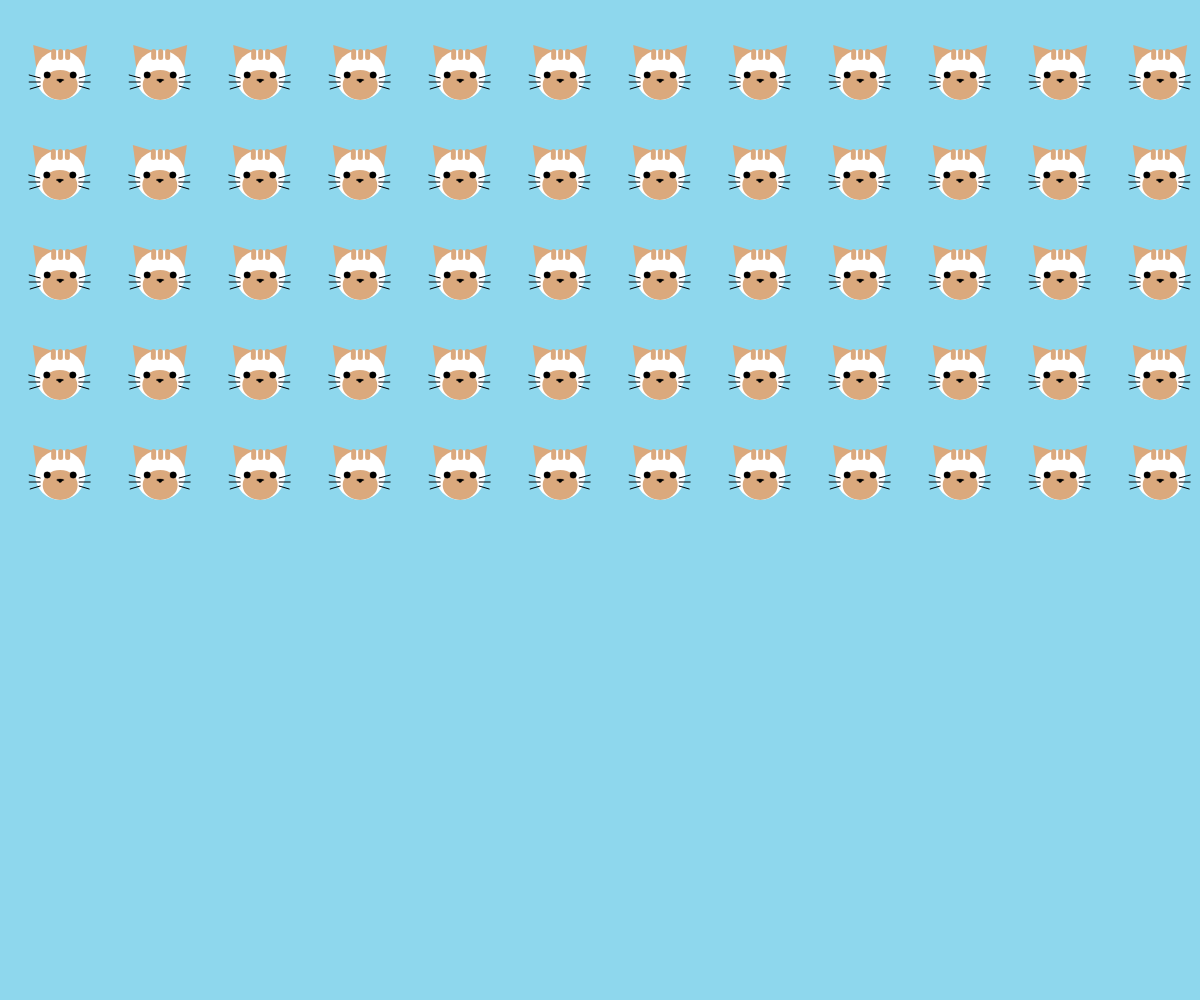
Frame 1 (no input)
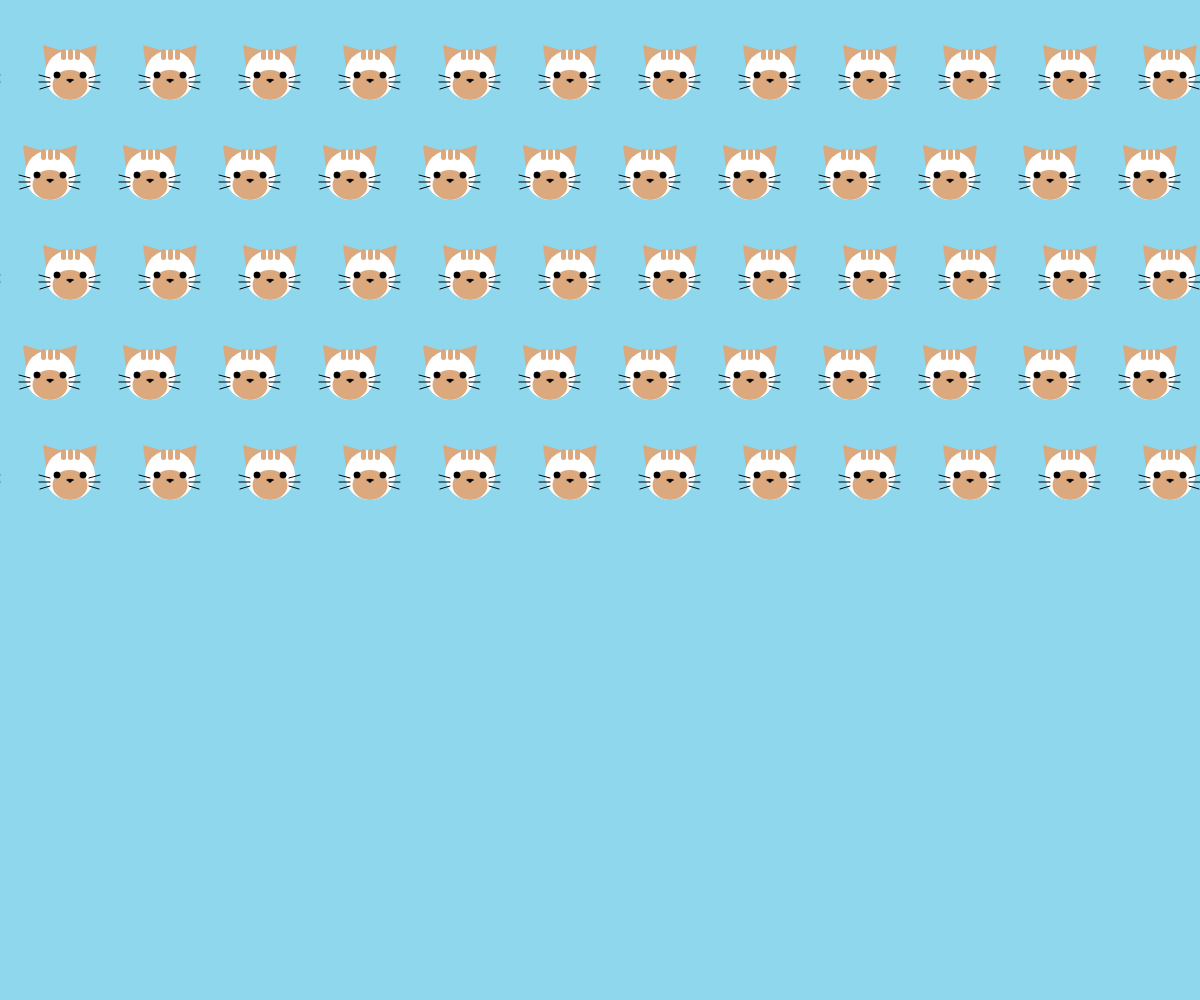
Frame 60 (no input)
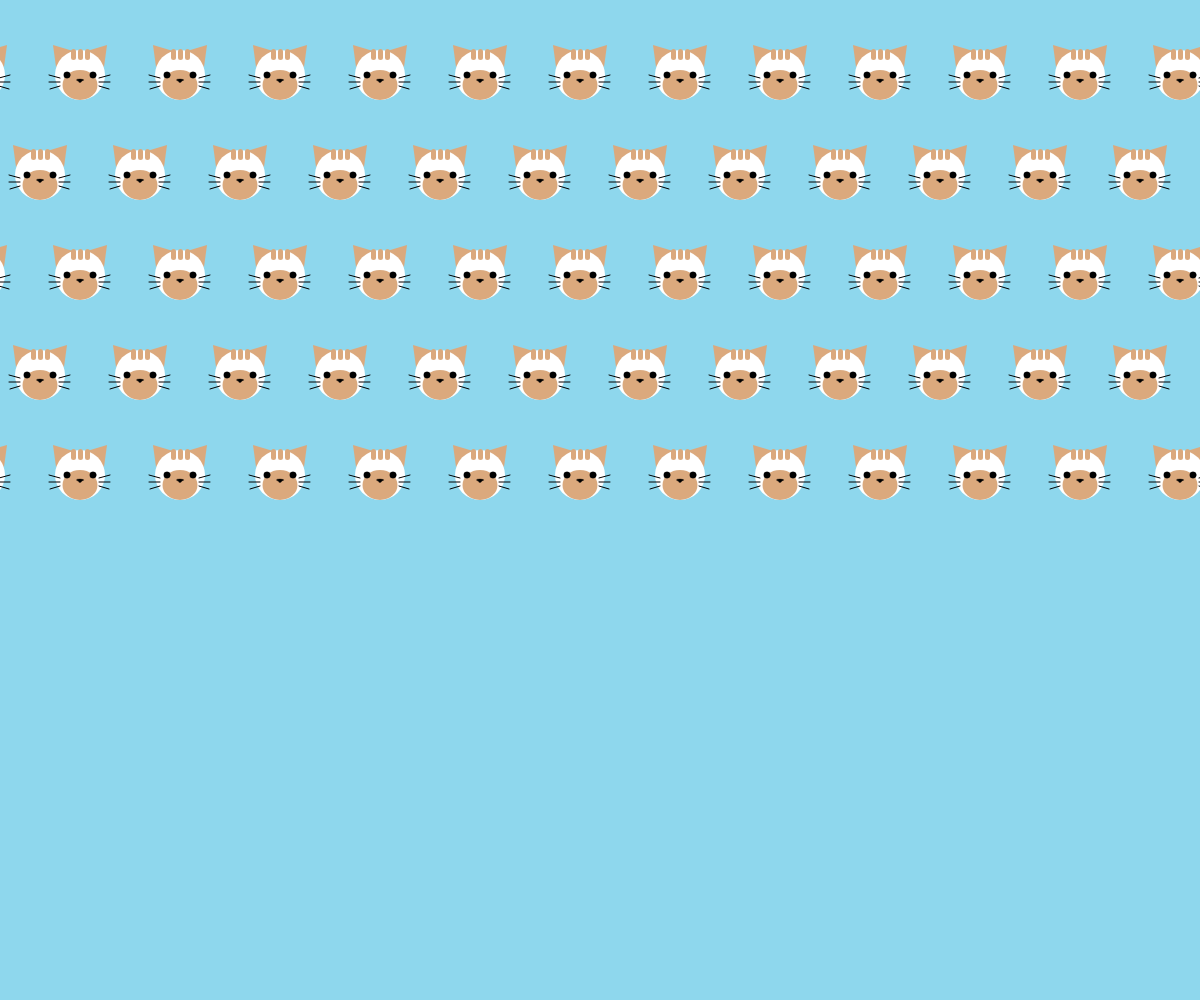
Frame 120 (the mouse pressed at the canvas centre since frame 60)

The p5.js sketch that drew these frames (run headless with seeded random() and noise() and a simulated clock; from frame 60 on, the mouse is pressed at the canvas centre):

// p5.js sketch
// ── sketch.js
// Exercise 6: Sol Tu
// This composition displays a pattern of identical cats, which were made with two custom functions: tabby(), which creates the cats themselves; and grid(), which aligns the cats into rows and animates them. Using the grid parameters, the user can adjust the number of stripes the cat has (min. 0 & max. 4), the colour of its stripes, spots, and ears (ginger or gray), the colour of its eyes (black, green, blue, yellow), and the number of spots it has on its face (min. 0 & max. 3).

let timer = 100;
let eyeColours = ["#000000", "#209413", "#1eb1eb", "#fff200"];
let secondaryColours = ["#dba97d", "#bdb8b5"];

function setup() {
  createCanvas(windowWidth, windowHeight);
}

function windowResized() {
  resizeCanvas(windowWidth, windowHeight);
}

function draw() {
  background("#8ed7ed");
  grid(3, 0, 0, 1); // STRIPES (0-3), STRIPE COLOURS (i0-1), EYE COLOURS (i0-3), # OF SPOTS (0-3)
  
  if (millis()/100 > timer) {
    redraw();
    millis() == 0;
  }
}

function grid(gStr, gStrI, gEI, gSpo) {
  translate(-40, -25);
  
  push();
  translate((-2000 + millis()/100)%width, 0);
  for (let e = 0; e < 100; e ++){
    tabby(gStr, gStrI, gEI, gSpo);
    translate(100, 0);
  }
  pop();
  
  translate(0, 100);
  push();
  translate((0 - millis()/100)%width, 0);
  for (let e = 0; e < 100; e ++){
    tabby(gStr, gStrI, gEI, gSpo);
    translate(100, 0);
  }
  pop();
  
  translate(0, 100);
  push();
  translate((-2000 + millis()/100)%width, 0);
  for (let e = 0; e < 100; e ++){
    tabby(gStr, gStrI, gEI, gSpo);
    translate(100, 0);
  }
  pop();
  
  translate(0, 100);
  push();
  translate((0 - millis()/100)%width, 0);
  for (let e = 0; e < 100; e ++){
    tabby(gStr, gStrI, gEI, gSpo);
    translate(100, 0);
  }
  pop();
  
  translate(0, 100);
  push();
  translate((-2000 + millis()/100)%width, 0);
  for (let e = 0; e < 100; e ++){
    tabby(gStr, gStrI, gEI, gSpo);
    translate(100, 0);
  }
  pop();
  
}

function tabby(stripes, stripeIn, eyeIn, spots) {
  push();
  // BASE
  strokeWeight(0.01);
  fill(secondaryColours[stripeIn]);
  triangle(76, 92, 73, 70, 93, 76); // LEFT EAR
  triangle(107, 76, 127, 70, 124, 92); // RIGHT EAR
  fill("#ffffff");
  circle(100, 100, 50); // HEAD

  // STRIPES
  push();
  let x = 91;
  let spacing = 7;
  
  if (stripes == 1) {
    translate(6, 0);
  }
  if (stripes == 2) {
    translate(3, 0);
  }
  if (stripes == 4) {
    translate(-3, 0);
  }
  
  if (stripes > 4){
    stripes = 4;
    translate(-3, 0);
  }

  for (let i = 0; i < stripes; i++) {
    fill(secondaryColours[stripeIn]);
    rect(x, 74, 5, 11, 3);
    x += spacing;
    // rect(98, 74, 5, 9, 3);
    // rect(105, 74, 5, 11, 3);
  }
  pop();
  
  // FACIAL FEATURES
  fill(secondaryColours[stripeIn]);
  // SPOTS
  if (spots == 1){
    ellipse(100, 110, 35, 30);
  }
  
  if (spots == 2){
    ellipse(85, 98, 18, 15);
    ellipse(114, 111, 16, 13);
  }
  
  if (spots == 3){
    ellipse(87, 92, 10, 7);
    ellipse(114, 92, 10, 7);
    ellipse(100, 113, 30, 25);
  }
  
  if (spots > 3){
    spots = 3;
  }
  
  // EYES
  fill(eyeColours[eyeIn]);
  strokeWeight(0.35);
  circle(87, 100, 6.5); // LEFT
  circle(113, 100, 6.5); // RIGHT
  
  // NOSE
  fill(0);
  ellipse(100, 105, 7, 2);
  circle(100, 106, 3);

  // WHISKERS
  fill(0);
  strokeWeight(1);
  line(80, 103, 69, 100); // LEFT - top
  line(80, 107, 69, 107); // LEFT - middle
  line(80, 111, 70, 114); // LEFT - bottom
  line(119, 103, 130, 100); // RIGHT - top
  line(119, 107, 130, 107); // RIGHT - middle
  line(119, 111, 129, 114); // RIGHT - bottom
  pop();
}
